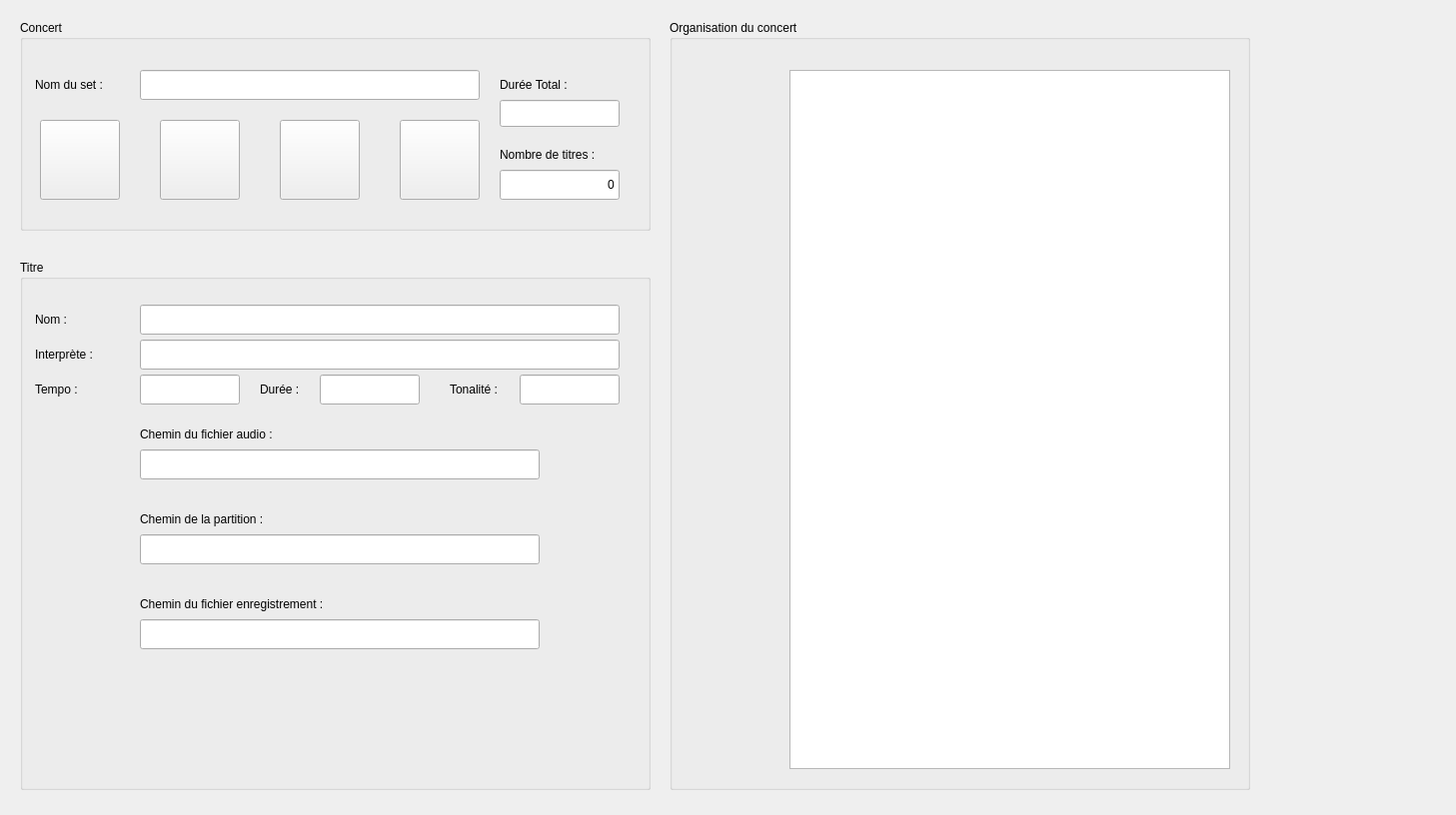
<?xml version="1.0" encoding="UTF-8"?>
<ui version="4.0">
 <class>GestionnaireListes</class>
 <widget class="QWidget" name="GestionnaireListes">
  <property name="geometry">
   <rect>
    <x>0</x>
    <y>0</y>
    <width>1457</width>
    <height>816</height>
   </rect>
  </property>
  <property name="windowTitle">
   <string>Form</string>
  </property>
  <widget class="QGroupBox" name="groupBoxListeLecture">
   <property name="geometry">
    <rect>
     <x>20</x>
     <y>20</y>
     <width>631</width>
     <height>211</height>
    </rect>
   </property>
   <property name="title">
    <string>Concert</string>
   </property>
   <widget class="QLineEdit" name="lineEditListe">
    <property name="geometry">
     <rect>
      <x>120</x>
      <y>50</y>
      <width>340</width>
      <height>30</height>
     </rect>
    </property>
    <property name="minimumSize">
     <size>
      <width>340</width>
      <height>30</height>
     </size>
    </property>
    <property name="maximumSize">
     <size>
      <width>335</width>
      <height>30</height>
     </size>
    </property>
    <property name="readOnly">
     <bool>true</bool>
    </property>
   </widget>
   <widget class="QLabel" name="label_9">
    <property name="geometry">
     <rect>
      <x>480</x>
      <y>50</y>
      <width>120</width>
      <height>30</height>
     </rect>
    </property>
    <property name="text">
     <string>Durée Total :</string>
    </property>
   </widget>
   <widget class="QLineEdit" name="lineEditDureeTotale">
    <property name="geometry">
     <rect>
      <x>480</x>
      <y>80</y>
      <width>120</width>
      <height>27</height>
     </rect>
    </property>
   </widget>
   <widget class="QLabel" name="label_10">
    <property name="geometry">
     <rect>
      <x>15</x>
      <y>50</y>
      <width>91</width>
      <height>30</height>
     </rect>
    </property>
    <property name="text">
     <string>Nom du set :</string>
    </property>
   </widget>
   <widget class="QLabel" name="label_11">
    <property name="geometry">
     <rect>
      <x>480</x>
      <y>120</y>
      <width>120</width>
      <height>30</height>
     </rect>
    </property>
    <property name="text">
     <string>Nombre de titres :</string>
    </property>
   </widget>
   <widget class="QLineEdit" name="lineEditNbTitres">
    <property name="geometry">
     <rect>
      <x>480</x>
      <y>150</y>
      <width>120</width>
      <height>30</height>
     </rect>
    </property>
    <property name="text">
     <string>0</string>
    </property>
    <property name="alignment">
     <set>Qt::AlignRight|Qt::AlignTrailing|Qt::AlignVCenter</set>
    </property>
   </widget>
   <widget class="QPushButton" name="pushButtonNouveauConcert">
    <property name="geometry">
     <rect>
      <x>20</x>
      <y>100</y>
      <width>80</width>
      <height>80</height>
     </rect>
    </property>
    <property name="minimumSize">
     <size>
      <width>80</width>
      <height>80</height>
     </size>
    </property>
    <property name="maximumSize">
     <size>
      <width>80</width>
      <height>80</height>
     </size>
    </property>
    <property name="toolTip">
     <string>&lt;html&gt;&lt;head/&gt;&lt;body&gt;&lt;p&gt;Nouvelle Liste de lecture&lt;/p&gt;&lt;/body&gt;&lt;/html&gt;</string>
    </property>
    <property name="toolTipDuration">
     <number>3</number>
    </property>
    <property name="text">
     <string/>
    </property>
    <property name="icon">
     <iconset resource="images.qrc">
      <normaloff>:/images/Nouvelle.png</normaloff>:/images/Nouvelle.png</iconset>
    </property>
    <property name="iconSize">
     <size>
      <width>80</width>
      <height>80</height>
     </size>
    </property>
   </widget>
   <widget class="QPushButton" name="pushButtonAjouter">
    <property name="geometry">
     <rect>
      <x>140</x>
      <y>100</y>
      <width>80</width>
      <height>80</height>
     </rect>
    </property>
    <property name="minimumSize">
     <size>
      <width>80</width>
      <height>80</height>
     </size>
    </property>
    <property name="maximumSize">
     <size>
      <width>80</width>
      <height>80</height>
     </size>
    </property>
    <property name="toolTip">
     <string>&lt;html&gt;&lt;head/&gt;&lt;body&gt;&lt;p&gt;Ajout de chansons&lt;/p&gt;&lt;/body&gt;&lt;/html&gt;</string>
    </property>
    <property name="toolTipDuration">
     <number>3</number>
    </property>
    <property name="text">
     <string/>
    </property>
    <property name="icon">
     <iconset resource="images.qrc">
      <normaloff>:/images/Ajouter.png</normaloff>:/images/Ajouter.png</iconset>
    </property>
    <property name="iconSize">
     <size>
      <width>80</width>
      <height>80</height>
     </size>
    </property>
   </widget>
   <widget class="QPushButton" name="pushButtonOuvrir">
    <property name="geometry">
     <rect>
      <x>260</x>
      <y>100</y>
      <width>80</width>
      <height>80</height>
     </rect>
    </property>
    <property name="minimumSize">
     <size>
      <width>80</width>
      <height>80</height>
     </size>
    </property>
    <property name="maximumSize">
     <size>
      <width>80</width>
      <height>80</height>
     </size>
    </property>
    <property name="toolTip">
     <string>&lt;html&gt;&lt;head/&gt;&lt;body&gt;&lt;p&gt;Ouverture d'une liste de lecture&lt;/p&gt;&lt;/body&gt;&lt;/html&gt;</string>
    </property>
    <property name="toolTipDuration">
     <number>3</number>
    </property>
    <property name="text">
     <string/>
    </property>
    <property name="icon">
     <iconset resource="images.qrc">
      <normaloff>:/images/Ouvrir.png</normaloff>:/images/Ouvrir.png</iconset>
    </property>
    <property name="iconSize">
     <size>
      <width>80</width>
      <height>80</height>
     </size>
    </property>
   </widget>
   <widget class="QPushButton" name="pushButtonEnregistrer">
    <property name="geometry">
     <rect>
      <x>380</x>
      <y>100</y>
      <width>80</width>
      <height>80</height>
     </rect>
    </property>
    <property name="minimumSize">
     <size>
      <width>80</width>
      <height>80</height>
     </size>
    </property>
    <property name="maximumSize">
     <size>
      <width>80</width>
      <height>80</height>
     </size>
    </property>
    <property name="toolTip">
     <string>&lt;html&gt;&lt;head/&gt;&lt;body&gt;&lt;p&gt;Enregistrement de la liste de lecture&lt;/p&gt;&lt;/body&gt;&lt;/html&gt;</string>
    </property>
    <property name="toolTipDuration">
     <number>3</number>
    </property>
    <property name="text">
     <string/>
    </property>
    <property name="icon">
     <iconset resource="images.qrc">
      <normaloff>:/images/Enregistrer.png</normaloff>:/images/Enregistrer.png</iconset>
    </property>
    <property name="iconSize">
     <size>
      <width>80</width>
      <height>80</height>
     </size>
    </property>
   </widget>
  </widget>
  <widget class="QGroupBox" name="groupBox">
   <property name="geometry">
    <rect>
     <x>20</x>
     <y>260</y>
     <width>631</width>
     <height>531</height>
    </rect>
   </property>
   <property name="title">
    <string>Titre</string>
   </property>
   <widget class="QPushButton" name="pushButtonSauvegarder">
    <property name="geometry">
     <rect>
      <x>420</x>
      <y>440</y>
      <width>80</width>
      <height>80</height>
     </rect>
    </property>
    <property name="minimumSize">
     <size>
      <width>80</width>
      <height>80</height>
     </size>
    </property>
    <property name="maximumSize">
     <size>
      <width>80</width>
      <height>80</height>
     </size>
    </property>
    <property name="text">
     <string/>
    </property>
    <property name="icon">
     <iconset resource="images.qrc">
      <normaloff>:/images/sauvegarde.png</normaloff>:/images/sauvegarde.png</iconset>
    </property>
    <property name="iconSize">
     <size>
      <width>80</width>
      <height>80</height>
     </size>
    </property>
    <property name="flat">
     <bool>true</bool>
    </property>
   </widget>
   <widget class="QPushButton" name="pushButtonOuvrirTitre">
    <property name="geometry">
     <rect>
      <x>320</x>
      <y>440</y>
      <width>80</width>
      <height>80</height>
     </rect>
    </property>
    <property name="minimumSize">
     <size>
      <width>80</width>
      <height>80</height>
     </size>
    </property>
    <property name="maximumSize">
     <size>
      <width>80</width>
      <height>80</height>
     </size>
    </property>
    <property name="text">
     <string/>
    </property>
    <property name="icon">
     <iconset resource="images.qrc">
      <normaloff>:/images/Charger.png</normaloff>:/images/Charger.png</iconset>
    </property>
    <property name="iconSize">
     <size>
      <width>80</width>
      <height>80</height>
     </size>
    </property>
    <property name="flat">
     <bool>true</bool>
    </property>
   </widget>
   <widget class="QPushButton" name="pushButtonModifier">
    <property name="geometry">
     <rect>
      <x>220</x>
      <y>440</y>
      <width>80</width>
      <height>80</height>
     </rect>
    </property>
    <property name="minimumSize">
     <size>
      <width>80</width>
      <height>80</height>
     </size>
    </property>
    <property name="maximumSize">
     <size>
      <width>80</width>
      <height>80</height>
     </size>
    </property>
    <property name="text">
     <string/>
    </property>
    <property name="icon">
     <iconset resource="images.qrc">
      <normaloff>:/images/modifier.png</normaloff>:/images/modifier.png</iconset>
    </property>
    <property name="iconSize">
     <size>
      <width>80</width>
      <height>80</height>
     </size>
    </property>
    <property name="flat">
     <bool>true</bool>
    </property>
   </widget>
   <widget class="QLineEdit" name="lineEditPartition">
    <property name="geometry">
     <rect>
      <x>120</x>
      <y>275</y>
      <width>400</width>
      <height>30</height>
     </rect>
    </property>
    <property name="minimumSize">
     <size>
      <width>400</width>
      <height>30</height>
     </size>
    </property>
    <property name="maximumSize">
     <size>
      <width>400</width>
      <height>30</height>
     </size>
    </property>
    <property name="readOnly">
     <bool>true</bool>
    </property>
   </widget>
   <widget class="QLabel" name="label_7">
    <property name="geometry">
     <rect>
      <x>120</x>
      <y>250</y>
      <width>200</width>
      <height>19</height>
     </rect>
    </property>
    <property name="minimumSize">
     <size>
      <width>200</width>
      <height>0</height>
     </size>
    </property>
    <property name="maximumSize">
     <size>
      <width>50</width>
      <height>16777215</height>
     </size>
    </property>
    <property name="text">
     <string>Chemin de la partition : </string>
    </property>
   </widget>
   <widget class="QLabel" name="label">
    <property name="geometry">
     <rect>
      <x>15</x>
      <y>45</y>
      <width>100</width>
      <height>30</height>
     </rect>
    </property>
    <property name="minimumSize">
     <size>
      <width>100</width>
      <height>30</height>
     </size>
    </property>
    <property name="maximumSize">
     <size>
      <width>100</width>
      <height>30</height>
     </size>
    </property>
    <property name="text">
     <string>Nom :</string>
    </property>
   </widget>
   <widget class="QLabel" name="label_2">
    <property name="geometry">
     <rect>
      <x>15</x>
      <y>80</y>
      <width>100</width>
      <height>30</height>
     </rect>
    </property>
    <property name="minimumSize">
     <size>
      <width>100</width>
      <height>30</height>
     </size>
    </property>
    <property name="maximumSize">
     <size>
      <width>100</width>
      <height>30</height>
     </size>
    </property>
    <property name="text">
     <string>Interprète :</string>
    </property>
   </widget>
   <widget class="QLabel" name="label_3">
    <property name="geometry">
     <rect>
      <x>15</x>
      <y>115</y>
      <width>80</width>
      <height>30</height>
     </rect>
    </property>
    <property name="minimumSize">
     <size>
      <width>80</width>
      <height>30</height>
     </size>
    </property>
    <property name="maximumSize">
     <size>
      <width>80</width>
      <height>30</height>
     </size>
    </property>
    <property name="text">
     <string>Tempo :</string>
    </property>
   </widget>
   <widget class="QLineEdit" name="lineEditNom">
    <property name="geometry">
     <rect>
      <x>120</x>
      <y>45</y>
      <width>480</width>
      <height>30</height>
     </rect>
    </property>
    <property name="minimumSize">
     <size>
      <width>480</width>
      <height>0</height>
     </size>
    </property>
    <property name="maximumSize">
     <size>
      <width>450</width>
      <height>16777215</height>
     </size>
    </property>
   </widget>
   <widget class="QLineEdit" name="lineEditInterprete">
    <property name="geometry">
     <rect>
      <x>120</x>
      <y>80</y>
      <width>480</width>
      <height>30</height>
     </rect>
    </property>
    <property name="minimumSize">
     <size>
      <width>480</width>
      <height>30</height>
     </size>
    </property>
    <property name="maximumSize">
     <size>
      <width>450</width>
      <height>30</height>
     </size>
    </property>
   </widget>
   <widget class="QLineEdit" name="lineEditTempo">
    <property name="geometry">
     <rect>
      <x>120</x>
      <y>115</y>
      <width>100</width>
      <height>30</height>
     </rect>
    </property>
    <property name="minimumSize">
     <size>
      <width>100</width>
      <height>30</height>
     </size>
    </property>
    <property name="maximumSize">
     <size>
      <width>100</width>
      <height>30</height>
     </size>
    </property>
   </widget>
   <widget class="QLabel" name="label_4">
    <property name="geometry">
     <rect>
      <x>240</x>
      <y>115</y>
      <width>60</width>
      <height>30</height>
     </rect>
    </property>
    <property name="minimumSize">
     <size>
      <width>60</width>
      <height>30</height>
     </size>
    </property>
    <property name="maximumSize">
     <size>
      <width>60</width>
      <height>30</height>
     </size>
    </property>
    <property name="text">
     <string>Durée :</string>
    </property>
   </widget>
   <widget class="QLineEdit" name="lineEditDuree">
    <property name="geometry">
     <rect>
      <x>500</x>
      <y>115</y>
      <width>100</width>
      <height>30</height>
     </rect>
    </property>
    <property name="minimumSize">
     <size>
      <width>100</width>
      <height>30</height>
     </size>
    </property>
    <property name="maximumSize">
     <size>
      <width>100</width>
      <height>30</height>
     </size>
    </property>
   </widget>
   <widget class="QLabel" name="label_5">
    <property name="geometry">
     <rect>
      <x>430</x>
      <y>115</y>
      <width>60</width>
      <height>30</height>
     </rect>
    </property>
    <property name="minimumSize">
     <size>
      <width>60</width>
      <height>30</height>
     </size>
    </property>
    <property name="maximumSize">
     <size>
      <width>60</width>
      <height>30</height>
     </size>
    </property>
    <property name="text">
     <string>Tonalité :</string>
    </property>
   </widget>
   <widget class="QLineEdit" name="lineEditTonalite">
    <property name="geometry">
     <rect>
      <x>300</x>
      <y>115</y>
      <width>100</width>
      <height>30</height>
     </rect>
    </property>
    <property name="minimumSize">
     <size>
      <width>100</width>
      <height>30</height>
     </size>
    </property>
    <property name="maximumSize">
     <size>
      <width>100</width>
      <height>30</height>
     </size>
    </property>
   </widget>
   <widget class="QPushButton" name="pushButtonModifierAudio">
    <property name="geometry">
     <rect>
      <x>540</x>
      <y>160</y>
      <width>80</width>
      <height>80</height>
     </rect>
    </property>
    <property name="minimumSize">
     <size>
      <width>80</width>
      <height>80</height>
     </size>
    </property>
    <property name="maximumSize">
     <size>
      <width>80</width>
      <height>80</height>
     </size>
    </property>
    <property name="text">
     <string/>
    </property>
    <property name="icon">
     <iconset resource="images.qrc">
      <normaloff>:/images/modificationDossier.png</normaloff>:/images/modificationDossier.png</iconset>
    </property>
    <property name="iconSize">
     <size>
      <width>80</width>
      <height>80</height>
     </size>
    </property>
    <property name="flat">
     <bool>true</bool>
    </property>
   </widget>
   <widget class="QPushButton" name="pushButtonLancerAudio">
    <property name="geometry">
     <rect>
      <x>15</x>
      <y>160</y>
      <width>80</width>
      <height>80</height>
     </rect>
    </property>
    <property name="minimumSize">
     <size>
      <width>80</width>
      <height>80</height>
     </size>
    </property>
    <property name="maximumSize">
     <size>
      <width>80</width>
      <height>80</height>
     </size>
    </property>
    <property name="text">
     <string/>
    </property>
    <property name="icon">
     <iconset resource="images.qrc">
      <normaloff>:/images/audio.png</normaloff>:/images/audio.png</iconset>
    </property>
    <property name="iconSize">
     <size>
      <width>80</width>
      <height>80</height>
     </size>
    </property>
    <property name="flat">
     <bool>true</bool>
    </property>
   </widget>
   <widget class="QLabel" name="label_6">
    <property name="geometry">
     <rect>
      <x>120</x>
      <y>165</y>
      <width>171</width>
      <height>19</height>
     </rect>
    </property>
    <property name="text">
     <string>Chemin du fichier audio : </string>
    </property>
   </widget>
   <widget class="QLineEdit" name="lineEditAudio">
    <property name="geometry">
     <rect>
      <x>120</x>
      <y>190</y>
      <width>400</width>
      <height>30</height>
     </rect>
    </property>
    <property name="minimumSize">
     <size>
      <width>400</width>
      <height>30</height>
     </size>
    </property>
    <property name="maximumSize">
     <size>
      <width>400</width>
      <height>30</height>
     </size>
    </property>
    <property name="readOnly">
     <bool>true</bool>
    </property>
   </widget>
   <widget class="QPushButton" name="pushButtonModifierPartition">
    <property name="geometry">
     <rect>
      <x>540</x>
      <y>250</y>
      <width>80</width>
      <height>80</height>
     </rect>
    </property>
    <property name="minimumSize">
     <size>
      <width>80</width>
      <height>80</height>
     </size>
    </property>
    <property name="maximumSize">
     <size>
      <width>80</width>
      <height>80</height>
     </size>
    </property>
    <property name="text">
     <string/>
    </property>
    <property name="icon">
     <iconset resource="images.qrc">
      <normaloff>:/images/modificationDossier.png</normaloff>:/images/modificationDossier.png</iconset>
    </property>
    <property name="iconSize">
     <size>
      <width>80</width>
      <height>80</height>
     </size>
    </property>
    <property name="flat">
     <bool>true</bool>
    </property>
   </widget>
   <widget class="QPushButton" name="pushButtonLancerPartition">
    <property name="geometry">
     <rect>
      <x>15</x>
      <y>250</y>
      <width>80</width>
      <height>80</height>
     </rect>
    </property>
    <property name="minimumSize">
     <size>
      <width>80</width>
      <height>80</height>
     </size>
    </property>
    <property name="maximumSize">
     <size>
      <width>80</width>
      <height>80</height>
     </size>
    </property>
    <property name="text">
     <string/>
    </property>
    <property name="icon">
     <iconset resource="images.qrc">
      <normaloff>:/images/note.png</normaloff>:/images/note.png</iconset>
    </property>
    <property name="iconSize">
     <size>
      <width>80</width>
      <height>80</height>
     </size>
    </property>
    <property name="flat">
     <bool>true</bool>
    </property>
   </widget>
   <widget class="QPushButton" name="pushButtonModifierEnregistrement">
    <property name="geometry">
     <rect>
      <x>540</x>
      <y>340</y>
      <width>92</width>
      <height>86</height>
     </rect>
    </property>
    <property name="minimumSize">
     <size>
      <width>80</width>
      <height>80</height>
     </size>
    </property>
    <property name="text">
     <string/>
    </property>
    <property name="icon">
     <iconset resource="images.qrc">
      <normaloff>:/images/modificationDossier.png</normaloff>:/images/modificationDossier.png</iconset>
    </property>
    <property name="iconSize">
     <size>
      <width>80</width>
      <height>80</height>
     </size>
    </property>
    <property name="flat">
     <bool>true</bool>
    </property>
   </widget>
   <widget class="QPushButton" name="pushButtonLancerEnregistrement">
    <property name="geometry">
     <rect>
      <x>15</x>
      <y>340</y>
      <width>80</width>
      <height>80</height>
     </rect>
    </property>
    <property name="minimumSize">
     <size>
      <width>80</width>
      <height>80</height>
     </size>
    </property>
    <property name="maximumSize">
     <size>
      <width>80</width>
      <height>80</height>
     </size>
    </property>
    <property name="text">
     <string/>
    </property>
    <property name="icon">
     <iconset resource="images.qrc">
      <normaloff>:/images/Enregistrement.png</normaloff>:/images/Enregistrement.png</iconset>
    </property>
    <property name="iconSize">
     <size>
      <width>80</width>
      <height>80</height>
     </size>
    </property>
    <property name="flat">
     <bool>true</bool>
    </property>
   </widget>
   <widget class="QLabel" name="label_8">
    <property name="geometry">
     <rect>
      <x>120</x>
      <y>335</y>
      <width>241</width>
      <height>19</height>
     </rect>
    </property>
    <property name="text">
     <string>Chemin du fichier enregistrement : </string>
    </property>
   </widget>
   <widget class="QLineEdit" name="lineEditEnregistrement">
    <property name="geometry">
     <rect>
      <x>120</x>
      <y>360</y>
      <width>400</width>
      <height>30</height>
     </rect>
    </property>
    <property name="minimumSize">
     <size>
      <width>400</width>
      <height>30</height>
     </size>
    </property>
    <property name="maximumSize">
     <size>
      <width>400</width>
      <height>16777215</height>
     </size>
    </property>
    <property name="readOnly">
     <bool>true</bool>
    </property>
   </widget>
   <widget class="QPushButton" name="pushButtonRenommer">
    <property name="geometry">
     <rect>
      <x>540</x>
      <y>440</y>
      <width>80</width>
      <height>80</height>
     </rect>
    </property>
    <property name="minimumSize">
     <size>
      <width>80</width>
      <height>80</height>
     </size>
    </property>
    <property name="maximumSize">
     <size>
      <width>80</width>
      <height>80</height>
     </size>
    </property>
    <property name="text">
     <string/>
    </property>
    <property name="icon">
     <iconset resource="images.qrc">
      <normaloff>:/images/renommer.png</normaloff>:/images/renommer.png</iconset>
    </property>
    <property name="iconSize">
     <size>
      <width>80</width>
      <height>80</height>
     </size>
    </property>
    <property name="flat">
     <bool>true</bool>
    </property>
   </widget>
   <widget class="QPushButton" name="pushButtonNouveau">
    <property name="geometry">
     <rect>
      <x>120</x>
      <y>440</y>
      <width>80</width>
      <height>80</height>
     </rect>
    </property>
    <property name="minimumSize">
     <size>
      <width>80</width>
      <height>80</height>
     </size>
    </property>
    <property name="maximumSize">
     <size>
      <width>80</width>
      <height>80</height>
     </size>
    </property>
    <property name="text">
     <string/>
    </property>
    <property name="icon">
     <iconset resource="images.qrc">
      <normaloff>:/images/nouveau.png</normaloff>:/images/nouveau.png</iconset>
    </property>
    <property name="iconSize">
     <size>
      <width>80</width>
      <height>80</height>
     </size>
    </property>
    <property name="flat">
     <bool>true</bool>
    </property>
   </widget>
   <zorder>label_2</zorder>
   <zorder>label_3</zorder>
   <zorder>lineEditNom</zorder>
   <zorder>lineEditInterprete</zorder>
   <zorder>lineEditTempo</zorder>
   <zorder>label_4</zorder>
   <zorder>lineEditDuree</zorder>
   <zorder>label_5</zorder>
   <zorder>lineEditTonalite</zorder>
   <zorder>pushButtonModifierAudio</zorder>
   <zorder>pushButtonLancerAudio</zorder>
   <zorder>label_6</zorder>
   <zorder>lineEditAudio</zorder>
   <zorder>pushButtonModifierPartition</zorder>
   <zorder>pushButtonLancerPartition</zorder>
   <zorder>pushButtonModifierEnregistrement</zorder>
   <zorder>pushButtonLancerEnregistrement</zorder>
   <zorder>label_8</zorder>
   <zorder>lineEditEnregistrement</zorder>
   <zorder>pushButtonSauvegarder</zorder>
   <zorder>pushButtonOuvrirTitre</zorder>
   <zorder>pushButtonModifier</zorder>
   <zorder>lineEditPartition</zorder>
   <zorder>label_7</zorder>
   <zorder>label</zorder>
   <zorder>pushButtonRenommer</zorder>
   <zorder>pushButtonNouveau</zorder>
  </widget>
  <widget class="QGroupBox" name="groupBoxOrganisation">
   <property name="geometry">
    <rect>
     <x>670</x>
     <y>20</y>
     <width>581</width>
     <height>771</height>
    </rect>
   </property>
   <property name="title">
    <string>Organisation du concert</string>
   </property>
   <widget class="QPushButton" name="pushButtonDescendre">
    <property name="geometry">
     <rect>
      <x>15</x>
      <y>140</y>
      <width>80</width>
      <height>80</height>
     </rect>
    </property>
    <property name="minimumSize">
     <size>
      <width>80</width>
      <height>80</height>
     </size>
    </property>
    <property name="maximumSize">
     <size>
      <width>80</width>
      <height>80</height>
     </size>
    </property>
    <property name="text">
     <string/>
    </property>
    <property name="icon">
     <iconset resource="images.qrc">
      <normaloff>:/images/Apps-Go-Down-icon.png</normaloff>:/images/Apps-Go-Down-icon.png</iconset>
    </property>
    <property name="iconSize">
     <size>
      <width>80</width>
      <height>80</height>
     </size>
    </property>
    <property name="flat">
     <bool>true</bool>
    </property>
   </widget>
   <widget class="QPushButton" name="pushButtonMonter">
    <property name="geometry">
     <rect>
      <x>15</x>
      <y>50</y>
      <width>80</width>
      <height>80</height>
     </rect>
    </property>
    <property name="minimumSize">
     <size>
      <width>80</width>
      <height>80</height>
     </size>
    </property>
    <property name="maximumSize">
     <size>
      <width>80</width>
      <height>80</height>
     </size>
    </property>
    <property name="text">
     <string/>
    </property>
    <property name="icon">
     <iconset resource="images.qrc">
      <normaloff>:/images/Apps-Go-Up-icon.png</normaloff>:/images/Apps-Go-Up-icon.png</iconset>
    </property>
    <property name="iconSize">
     <size>
      <width>80</width>
      <height>80</height>
     </size>
    </property>
    <property name="flat">
     <bool>true</bool>
    </property>
   </widget>
   <widget class="QPushButton" name="pushButtonSupprimer">
    <property name="geometry">
     <rect>
      <x>15</x>
      <y>230</y>
      <width>80</width>
      <height>80</height>
     </rect>
    </property>
    <property name="minimumSize">
     <size>
      <width>80</width>
      <height>80</height>
     </size>
    </property>
    <property name="maximumSize">
     <size>
      <width>80</width>
      <height>80</height>
     </size>
    </property>
    <property name="text">
     <string/>
    </property>
    <property name="icon">
     <iconset resource="images.qrc">
      <normaloff>:/images/Actions-edit-delete-icon.png</normaloff>:/images/Actions-edit-delete-icon.png</iconset>
    </property>
    <property name="iconSize">
     <size>
      <width>80</width>
      <height>80</height>
     </size>
    </property>
    <property name="flat">
     <bool>true</bool>
    </property>
   </widget>
   <widget class="QPushButton" name="pushButtonLancerSetAudio">
    <property name="geometry">
     <rect>
      <x>15</x>
      <y>480</y>
      <width>80</width>
      <height>80</height>
     </rect>
    </property>
    <property name="minimumSize">
     <size>
      <width>80</width>
      <height>80</height>
     </size>
    </property>
    <property name="maximumSize">
     <size>
      <width>80</width>
      <height>80</height>
     </size>
    </property>
    <property name="text">
     <string/>
    </property>
    <property name="icon">
     <iconset resource="images.qrc">
      <normaloff>:/images/audio.png</normaloff>:/images/audio.png</iconset>
    </property>
    <property name="iconSize">
     <size>
      <width>80</width>
      <height>80</height>
     </size>
    </property>
    <property name="flat">
     <bool>true</bool>
    </property>
   </widget>
   <widget class="QPushButton" name="pushButtonLancerSetPartition">
    <property name="geometry">
     <rect>
      <x>15</x>
      <y>570</y>
      <width>80</width>
      <height>80</height>
     </rect>
    </property>
    <property name="minimumSize">
     <size>
      <width>80</width>
      <height>80</height>
     </size>
    </property>
    <property name="maximumSize">
     <size>
      <width>80</width>
      <height>80</height>
     </size>
    </property>
    <property name="text">
     <string/>
    </property>
    <property name="icon">
     <iconset resource="images.qrc">
      <normaloff>:/images/note.png</normaloff>:/images/note.png</iconset>
    </property>
    <property name="iconSize">
     <size>
      <width>80</width>
      <height>80</height>
     </size>
    </property>
    <property name="flat">
     <bool>true</bool>
    </property>
   </widget>
   <widget class="QPushButton" name="pushButtonLancerSetEnregistrement">
    <property name="geometry">
     <rect>
      <x>15</x>
      <y>660</y>
      <width>80</width>
      <height>80</height>
     </rect>
    </property>
    <property name="minimumSize">
     <size>
      <width>80</width>
      <height>80</height>
     </size>
    </property>
    <property name="maximumSize">
     <size>
      <width>80</width>
      <height>80</height>
     </size>
    </property>
    <property name="text">
     <string/>
    </property>
    <property name="icon">
     <iconset resource="images.qrc">
      <normaloff>:/images/Enregistrement.png</normaloff>:/images/Enregistrement.png</iconset>
    </property>
    <property name="iconSize">
     <size>
      <width>80</width>
      <height>80</height>
     </size>
    </property>
    <property name="flat">
     <bool>true</bool>
    </property>
   </widget>
   <widget class="QListWidget" name="listWidgetListe">
    <property name="geometry">
     <rect>
      <x>120</x>
      <y>50</y>
      <width>441</width>
      <height>700</height>
     </rect>
    </property>
    <property name="font">
     <font>
      <pointsize>14</pointsize>
     </font>
    </property>
   </widget>
   <widget class="QPushButton" name="pushButtonAjouterListe">
    <property name="geometry">
     <rect>
      <x>20</x>
      <y>350</y>
      <width>80</width>
      <height>80</height>
     </rect>
    </property>
    <property name="minimumSize">
     <size>
      <width>80</width>
      <height>80</height>
     </size>
    </property>
    <property name="maximumSize">
     <size>
      <width>80</width>
      <height>80</height>
     </size>
    </property>
    <property name="text">
     <string/>
    </property>
    <property name="icon">
     <iconset resource="images.qrc">
      <normaloff>:/images/AjouterListe.png</normaloff>:/images/AjouterListe.png</iconset>
    </property>
    <property name="iconSize">
     <size>
      <width>80</width>
      <height>80</height>
     </size>
    </property>
    <property name="flat">
     <bool>true</bool>
    </property>
   </widget>
  </widget>
 </widget>
 <resources>
  <include location="images.qrc"/>
 </resources>
 <connections/>
</ui>
